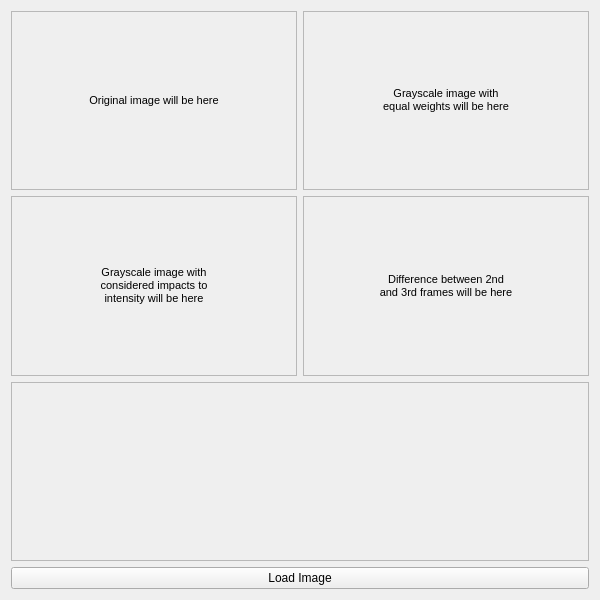
<?xml version="1.0" encoding="UTF-8"?>
<ui version="4.0">
 <class>MainWindow</class>
 <widget class="QWidget" name="MainWindow">
  <property name="geometry">
   <rect>
    <x>0</x>
    <y>0</y>
    <width>600</width>
    <height>600</height>
   </rect>
  </property>
  <property name="sizePolicy">
   <sizepolicy hsizetype="Preferred" vsizetype="Preferred">
    <horstretch>0</horstretch>
    <verstretch>0</verstretch>
   </sizepolicy>
  </property>
  <property name="minimumSize">
   <size>
    <width>600</width>
    <height>600</height>
   </size>
  </property>
  <property name="windowTitle">
   <string>MainWindow</string>
  </property>
  <layout class="QGridLayout" name="gridLayout">
   <item row="0" column="0">
    <layout class="QGridLayout" name="gridLayout_2">
     <item row="4" column="0" colspan="2">
      <widget class="QPushButton" name="load_button">
       <property name="text">
        <string>Load Image</string>
       </property>
      </widget>
     </item>
     <item row="2" column="1">
      <widget class="QFrame" name="frame_diff">
       <property name="frameShape">
        <enum>QFrame::StyledPanel</enum>
       </property>
       <property name="frameShadow">
        <enum>QFrame::Raised</enum>
       </property>
       <layout class="QGridLayout" name="gridLayout_6">
        <item row="0" column="0">
         <widget class="QLabel" name="label_diff">
          <property name="text">
           <string>&lt;html&gt;&lt;head/&gt;&lt;body&gt;&lt;p align=&quot;center&quot;&gt;&lt;span style=&quot; font-size:8pt;&quot;&gt;Difference between 2nd&lt;br&gt;and 3rd frames will be here&lt;/span&gt;&lt;/p&gt;&lt;/body&gt;&lt;/html&gt;</string>
          </property>
         </widget>
        </item>
       </layout>
      </widget>
     </item>
     <item row="2" column="0">
      <widget class="QFrame" name="frame_intensity">
       <property name="frameShape">
        <enum>QFrame::StyledPanel</enum>
       </property>
       <property name="frameShadow">
        <enum>QFrame::Raised</enum>
       </property>
       <layout class="QGridLayout" name="gridLayout_5">
        <item row="0" column="0">
         <widget class="QLabel" name="label_intensity">
          <property name="text">
           <string>&lt;html&gt;&lt;head/&gt;&lt;body&gt;&lt;p align=&quot;center&quot;&gt;&lt;span style=&quot; font-size:8pt;&quot;&gt;Grayscale image with&lt;br&gt;considered impacts to&lt;br&gt;intensity will be here&lt;/span&gt;&lt;/p&gt;&lt;/body&gt;&lt;/html&gt;</string>
          </property>
         </widget>
        </item>
       </layout>
      </widget>
     </item>
     <item row="3" column="0" colspan="2">
      <widget class="QFrame" name="frame_hist">
       <property name="frameShape">
        <enum>QFrame::StyledPanel</enum>
       </property>
       <property name="frameShadow">
        <enum>QFrame::Raised</enum>
       </property>
       <layout class="QGridLayout" name="gridLayout_7"/>
      </widget>
     </item>
     <item row="1" column="1">
      <widget class="QFrame" name="frame_equal">
       <property name="frameShape">
        <enum>QFrame::StyledPanel</enum>
       </property>
       <property name="frameShadow">
        <enum>QFrame::Raised</enum>
       </property>
       <layout class="QGridLayout" name="gridLayout_4">
        <item row="0" column="0">
         <widget class="QLabel" name="label_equal">
          <property name="text">
           <string>&lt;html&gt;&lt;head/&gt;&lt;body&gt;&lt;p align=&quot;center&quot;&gt;&lt;span style=&quot; font-size:8pt;&quot;&gt;Grayscale image with&lt;br&gt;equal weights will be here&lt;/span&gt;&lt;/p&gt;&lt;/body&gt;&lt;/html&gt;</string>
          </property>
         </widget>
        </item>
       </layout>
      </widget>
     </item>
     <item row="1" column="0">
      <widget class="QFrame" name="frame_orig">
       <property name="frameShape">
        <enum>QFrame::StyledPanel</enum>
       </property>
       <property name="frameShadow">
        <enum>QFrame::Raised</enum>
       </property>
       <layout class="QGridLayout" name="gridLayout_3">
        <item row="0" column="0">
         <widget class="QLabel" name="label_orig">
          <property name="text">
           <string>&lt;html&gt;&lt;head/&gt;&lt;body&gt;&lt;p align=&quot;center&quot;&gt;&lt;span style=&quot; font-size:8pt;&quot;&gt;Original image will be here&lt;/span&gt;&lt;/p&gt;&lt;/body&gt;&lt;/html&gt;</string>
          </property>
         </widget>
        </item>
       </layout>
      </widget>
     </item>
    </layout>
   </item>
  </layout>
 </widget>
 <layoutdefault spacing="6" margin="11"/>
 <resources/>
 <connections/>
</ui>
